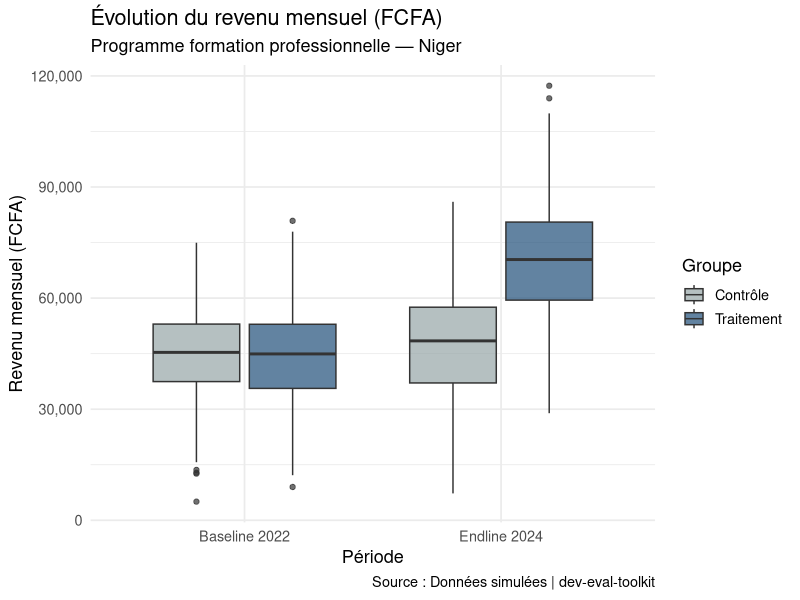
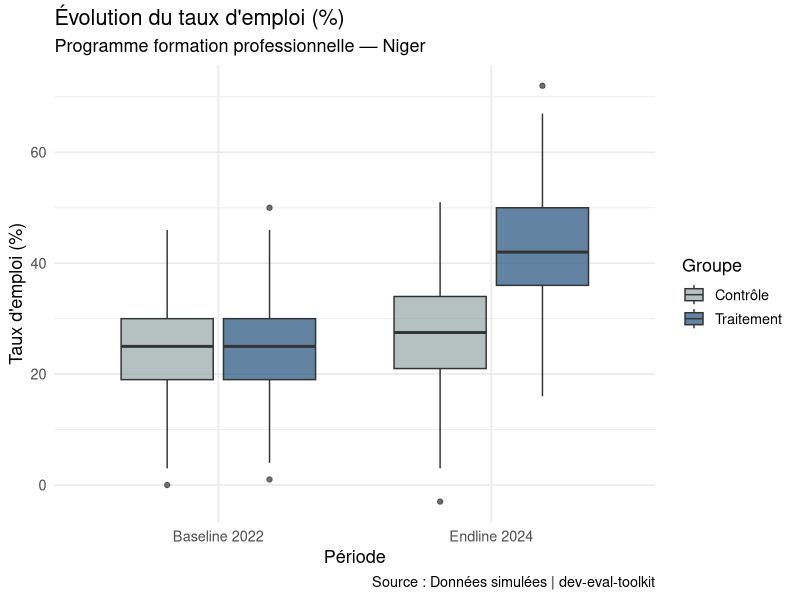

Source code (R) for these figures, in order:
# =============================================================
# dev-eval-toolkit | LuxDev - Education & Emploi
# Script 02 : Statistiques descriptives
# Auteur : Trésor Sany | github.com/sanyamsin
# Date : Avril 2026
# =============================================================

library(tidyverse)
library(knitr)
library(kableExtra)
library(scales)

# --- Chargement des données ----------------------------------
data <- read_csv("data/programme_data.csv")

cat("✅ Données chargées :", nrow(data), "observations\n\n")

# --- 1. Profil des bénéficiaires ----------------------------
cat("═══════════════════════════════════════\n")
cat("1. PROFIL SOCIO-DÉMOGRAPHIQUE\n")
cat("═══════════════════════════════════════\n")

# Répartition par sexe et traitement
data %>%
  group_by(traitement, sexe) %>%
  summarise(n = n(), .groups = "drop") %>%
  mutate(traitement = ifelse(traitement == 1, "Traitement", "Contrôle")) %>%
  print()

# Répartition par région
cat("\n--- Répartition par région ---\n")
data %>%
  group_by(region) %>%
  summarise(
    n = n(),
    pct = round(n() / nrow(data) * 100, 1)
  ) %>%
  arrange(desc(n)) %>%
  print()

# --- 2. Comparaison Baseline --------------------------------
cat("\n═══════════════════════════════════════\n")
cat("2. COMPARAISON BASELINE (2022)\n")
cat("═══════════════════════════════════════\n")

data %>%
  group_by(traitement) %>%
  summarise(
    n                    = n(),
    age_moyen            = round(mean(age), 1),
    emploi_baseline_moy  = round(mean(emploi_baseline), 1),
    revenu_baseline_moy  = round(mean(revenu_baseline), 0),
    competences_base_moy = round(mean(competences_baseline), 1)
  ) %>%
  mutate(traitement = ifelse(traitement == 1, "Traitement", "Contrôle")) %>%
  print()

# --- 3. Comparaison Endline ---------------------------------
cat("\n═══════════════════════════════════════\n")
cat("3. RÉSULTATS ENDLINE (2024)\n")
cat("═══════════════════════════════════════\n")

data %>%
  group_by(traitement) %>%
  summarise(
    emploi_endline_moy      = round(mean(emploi_endline), 1),
    revenu_endline_moy      = round(mean(revenu_endline), 0),
    competences_endline_moy = round(mean(competences_endline), 1)
  ) %>%
  mutate(traitement = ifelse(traitement == 1, "Traitement", "Contrôle")) %>%
  print()

# --- 4. Évolution des indicateurs ---------------------------
cat("\n═══════════════════════════════════════\n")
cat("4. ÉVOLUTION BASELINE → ENDLINE\n")
cat("═══════════════════════════════════════\n")

data %>%
  group_by(traitement) %>%
  summarise(
    delta_emploi      = round(mean(emploi_endline - emploi_baseline), 1),
    delta_revenu      = round(mean(revenu_endline - revenu_baseline), 0),
    delta_competences = round(mean(competences_endline - competences_baseline), 1)
  ) %>%
  mutate(traitement = ifelse(traitement == 1, "Traitement", "Contrôle")) %>%
  print()

# --- 5. Visualisation ---------------------------------------
cat("\n✅ Génération des graphiques...\n")

# Graphique 1 : Revenu baseline vs endline
p1 <- data %>%
  mutate(traitement = ifelse(traitement == 1, "Traitement", "Contrôle")) %>%
  pivot_longer(cols = c(revenu_baseline, revenu_endline),
               names_to = "periode", values_to = "revenu") %>%
  mutate(periode = ifelse(periode == "revenu_baseline",
                          "Baseline 2022", "Endline 2024")) %>%
  ggplot(aes(x = periode, y = revenu, fill = traitement)) +
  geom_boxplot(alpha = 0.7) +
  scale_fill_manual(values = c("Contrôle" = "#95a5a6",
                               "Traitement" = "#1F4E79")) +
  scale_y_continuous(labels = comma) +
  labs(
    title    = "Évolution du revenu mensuel (FCFA)",
    subtitle = "Programme formation professionnelle — Niger",
    x        = "Période",
    y        = "Revenu mensuel (FCFA)",
    fill     = "Groupe",
    caption  = "Source : Données simulées | dev-eval-toolkit"
  ) +
  theme_minimal(base_size = 13)

# Graphique 2 : Taux d'emploi
p2 <- data %>%
  mutate(traitement = ifelse(traitement == 1, "Traitement", "Contrôle")) %>%
  pivot_longer(cols = c(emploi_baseline, emploi_endline),
               names_to = "periode", values_to = "emploi") %>%
  mutate(periode = ifelse(periode == "emploi_baseline",
                          "Baseline 2022", "Endline 2024")) %>%
  ggplot(aes(x = periode, y = emploi, fill = traitement)) +
  geom_boxplot(alpha = 0.7) +
  scale_fill_manual(values = c("Contrôle" = "#95a5a6",
                               "Traitement" = "#1F4E79")) +
  labs(
    title    = "Évolution du taux d'emploi (%)",
    subtitle = "Programme formation professionnelle — Niger",
    x        = "Période",
    y        = "Taux d'emploi (%)",
    fill     = "Groupe",
    caption  = "Source : Données simulées | dev-eval-toolkit"
  ) +
  theme_minimal(base_size = 13)

# Sauvegarde des graphiques
ggsave("reports/graphique_revenu.png",    plot = p1, width = 8, height = 5, dpi = 150)
ggsave("reports/graphique_emploi.png",    plot = p2, width = 8, height = 5, dpi = 150)

cat("✅ Graphiques sauvegardés dans reports/\n")
cat("✅ Script 02 terminé avec succès !\n")
